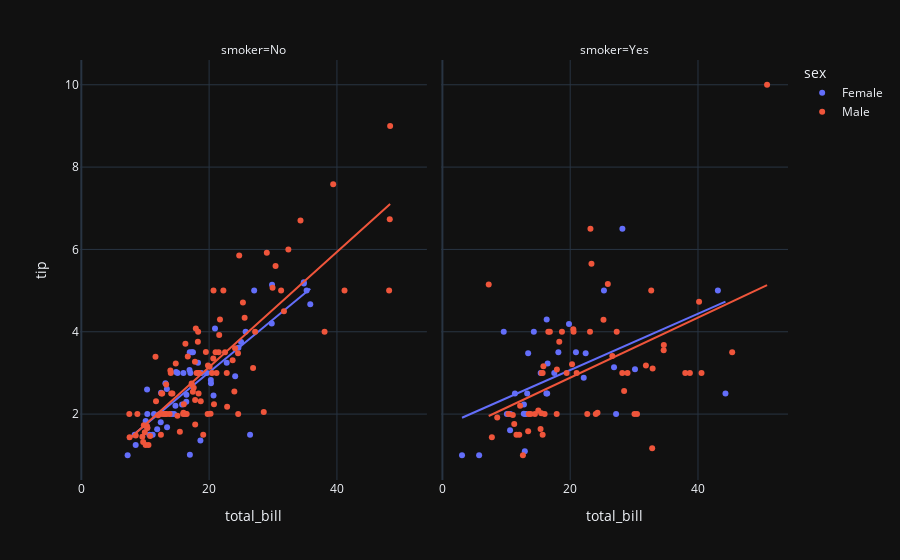

Notebook code for this chart:
### Code cell
# adding a regression line
# required install statsmodels
fig = px.scatter(data_frame=df,
                 x = "total_bill",
                 y = "tip",
                 color = "sex",
                 facet_col="smoker",
                 trendline="ols")

fig.show()
